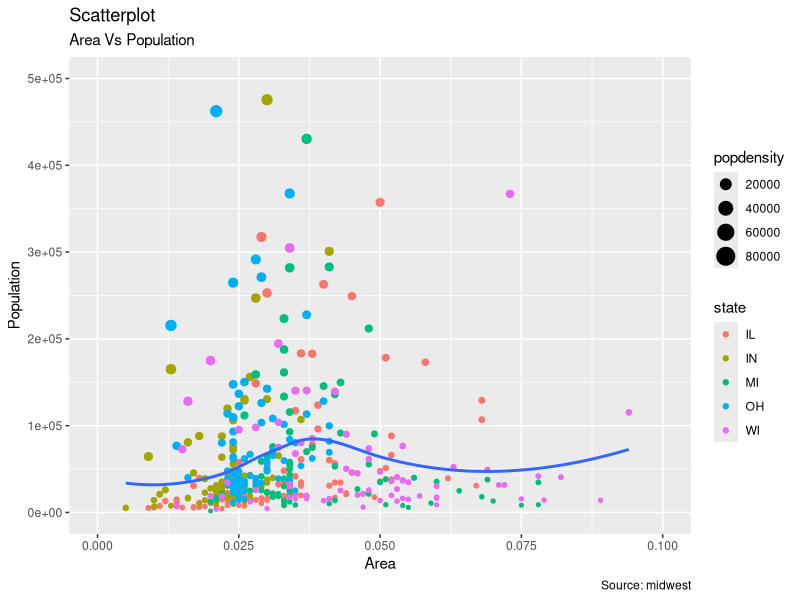

This figure's R source:
## ---- chunk 1
knitr::opts_chunk$set(
  echo = TRUE,
  message = FALSE,
  warning = FALSE
)
## ---- chunk 2
library(ggplot2)
data("midwest", package = "ggplot2")

ggplot(midwest, aes(x = area, y = poptotal)) +
  geom_point(aes(col = state, size = popdensity)) +
  geom_smooth(method = "loess", se = F) +
  xlim(c(0, 0.1)) +
  ylim(c(0, 500000)) +
  labs(
    subtitle = "Area Vs Population",
    y = "Population",
    x = "Area",
    title = "Scatterplot",
    caption = "Source: midwest"
  )
